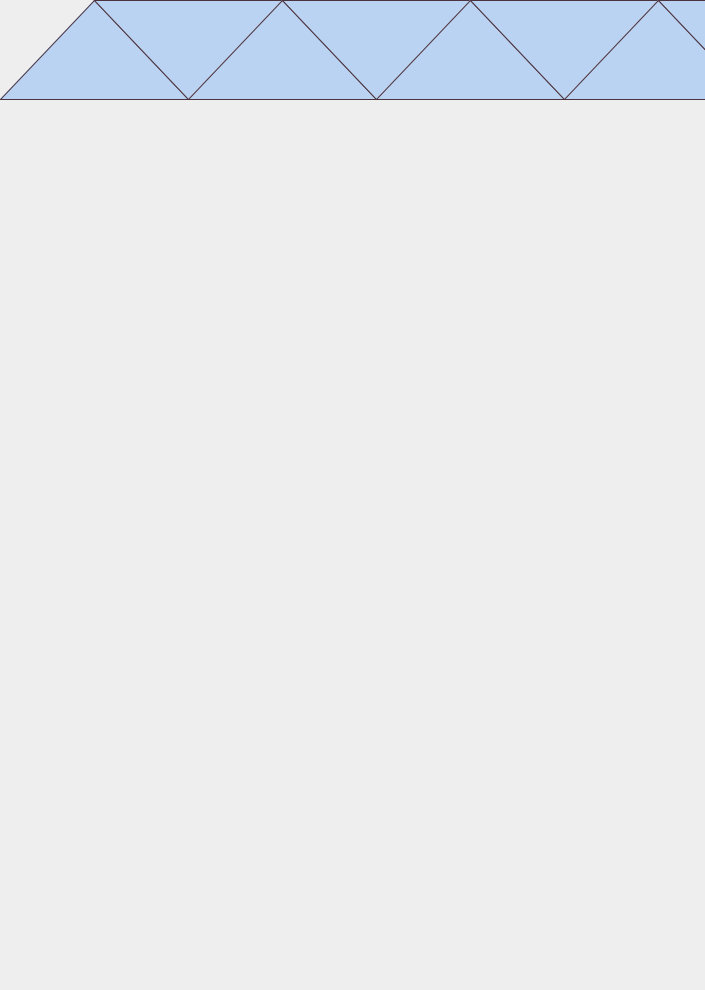
Frame 1 (no input)
Frame 60 (the mouse pressed at the canvas centre just before this capture): identical to frame 1, image omitted
Frame 120 (the mouse held since frame 60 and released just before this capture): identical to frame 1, image omitted

The Processing sketch that drew this single still picture (run headless with seeded random() and noise(); from frame 60 on, the mouse is pressed at the canvas centre):

// Processing sketch: day10_1
// ── day10_1.pde
int shapeWidth, shapeHeight;
int gridWidth = 15;
int gridHeight = gridWidth;
int gridYDim = 10;

void setup(){
  size(705, 990);
  strokeWeight(1);
  stroke(#4B333F);
  //noStroke();
}

void draw(){
  shapeWidth = width/gridWidth;
  background(#EEEEEE);
  fill(#BBD3F2);
  //circle(50,50,100);
  
  beginShape(TRIANGLE_STRIP);
  vertex(0,height/gridYDim);
  vertex(shapeWidth*2,0);
  vertex(shapeWidth*4,height/gridYDim);
  vertex(shapeWidth*6,0);
  vertex(shapeWidth*8,height/gridYDim);
  vertex(shapeWidth*10,0);
  vertex(shapeWidth*12,height/gridYDim);
  vertex(shapeWidth*14,0);
  vertex(shapeWidth*16,height/gridYDim);
  vertex(shapeWidth*18,0);
  endShape();
  
  
}
